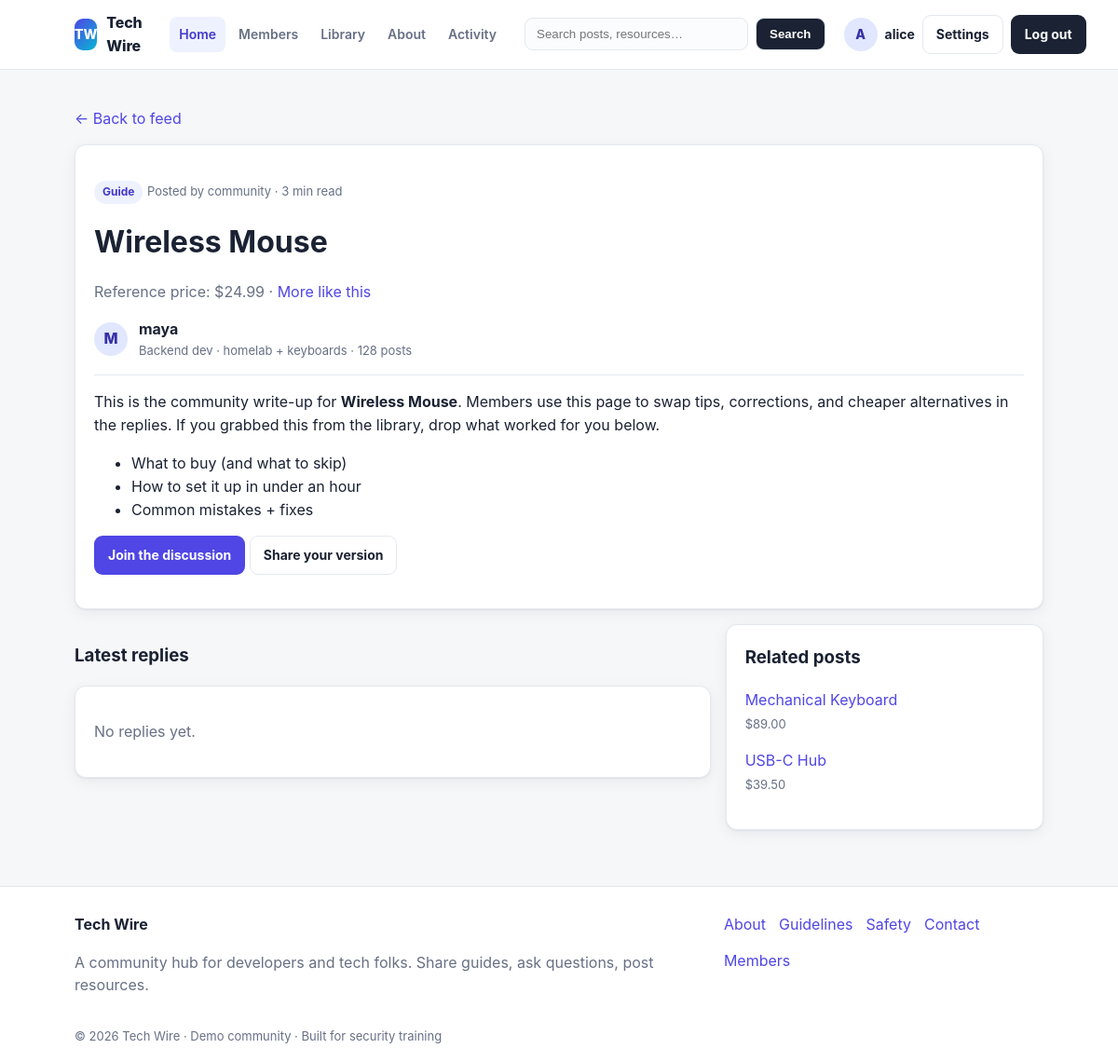
The page /post.php (signed in) on the database as committed earlier.
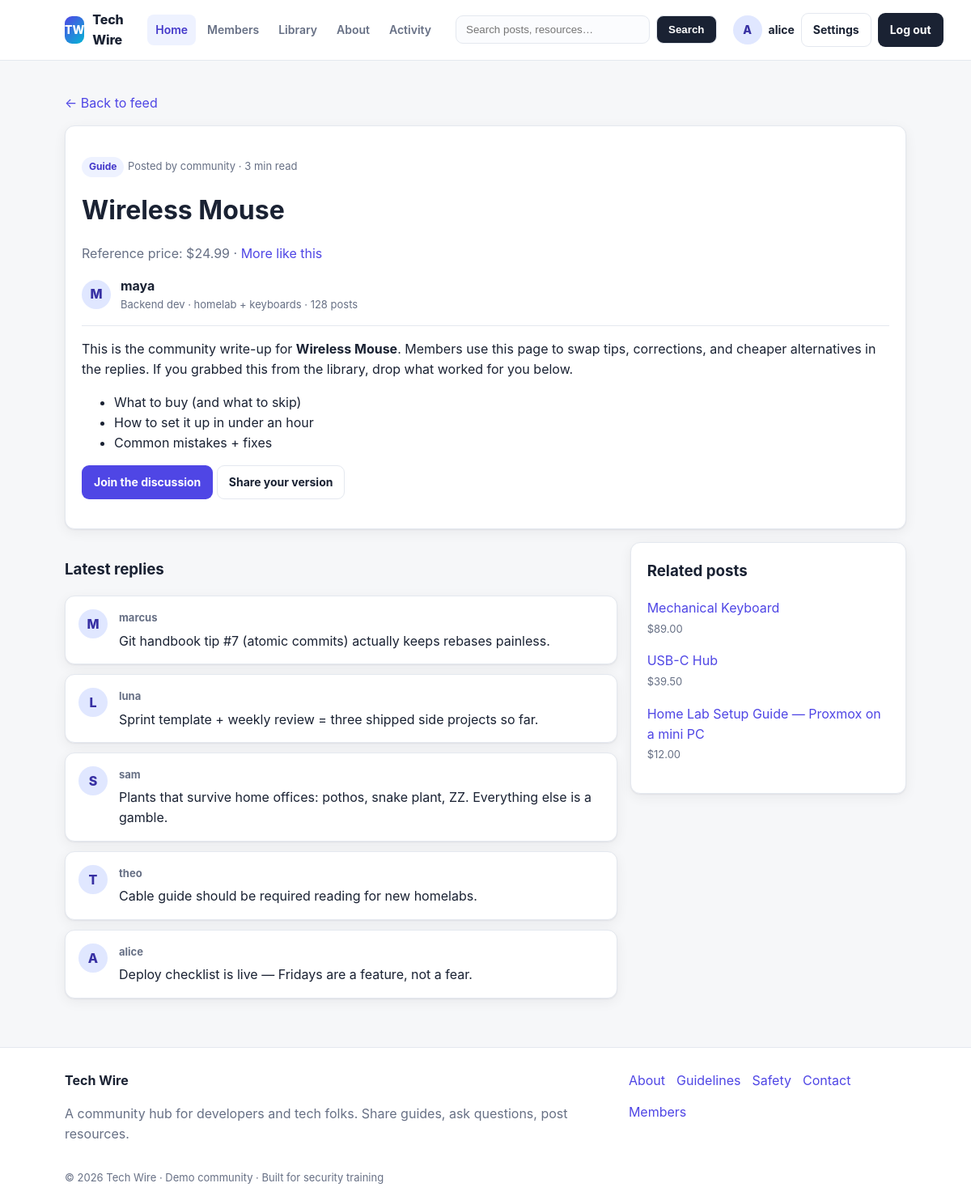
The same page on the database as committed later.
### tables this page shows
CREATE TABLE IF NOT EXISTS products (
  id INT AUTO_INCREMENT PRIMARY KEY,
  name VARCHAR(128) NOT NULL,
  price DECIMAL(10,2) NOT NULL
);

CREATE TABLE IF NOT EXISTS comments (
  id INT AUTO_INCREMENT PRIMARY KEY,
  user VARCHAR(64) NOT NULL,
  comment TEXT NULL,
  created_at TIMESTAMP DEFAULT CURRENT_TIMESTAMP
);

### post.php (the view, shortened to what this page needs)
<?php
require_once 'includes/layout.php';
$id = isset($_GET['id']) ? (string) $_GET['id'] : '1';
$query = "SELECT * FROM products WHERE id = $id";
$result = mysql_query($query);
$post = $result ? mysql_fetch_assoc($result) : null;
$related = array();
$rres = mysql_query("SELECT * FROM products LIMIT 4");
if ($rres) {
    while ($r = mysql_fetch_assoc($rres)) {
        if ($post && isset($post['id']) && $r['id'] == $post['id']) { continue; }
        $related[] = $r;
        if (count($related) >= 3) { break; }
    }
}
$replies = array();
$cres = mysql_query("SELECT * FROM comments ORDER BY id DESC LIMIT 5");
if ($cres) {
    while ($c = mysql_fetch_assoc($cres)) { $replies[] = $c; }
}
?>
<p><a href="index.php">← Back to feed</a></p>
<?php if ($post): ?>
<div class="card">
  <p><span class="pill">Guide</span> <span class="muted small">Posted by community · 3 min read</span></p>
  <h1 style="margin:6px 0"><?php echo $post['name']; ?></h1>
  <p class="muted">Reference price: $<?php echo $post['price']; ?> · <a href="search.php?q=<?php echo urlencode((string) $post['name']); ?>">More like this</a></p>
  <div class="member-top" style="margin-top:12px">
    <span class="avatar">M</span>
    <div><strong>maya</strong><div class="muted small">Backend dev · homelab + keyboards · 128 posts</div></div>
  </div>
  <hr style="border:0;border-top:1px solid var(--line);margin:16px 0">
  <p>This is the community write-up for <strong><?php echo $post['name']; ?></strong>. Members use this page to swap tips, corrections, and cheaper alternatives in the replies. If you grabbed this from the library, drop what worked for you below.</p>
  <ul>
    <li>What to buy (and what to skip)</li>
    <li>How to set it up in under an hour</li>
    <li>Common mistakes + fixes</li>
  </ul>
  <p><a class="btn btn-primary" href="profile.php">Join the discussion</a> <a class="btn btn-ghost" href="upload.php">Share your version</a></p>
</div>
<div class="grid grid-2" style="margin-top:16px">
  <section>
    <h3>Latest replies</h3>
    <div class="post-list">
      <?php foreach ($replies as $c): ?>
      <article class="post-row">
        <span class="avatar"><?php echo htmlspecialchars(strtoupper(substr((string) $c['user'], 0, 1)), ENT_QUOTES); ?></span>
        <div class="post-main">
          <div class="post-meta"><strong><?php echo htmlspecialchars($c['user'], ENT_QUOTES); ?></strong></div>
          <p style="margin:6px 0 0"><?php echo htmlspecialchars($c['comment'], ENT_QUOTES); ?></p>
        </div>
      </article>
      <?php endforeach; ?>
      <?php if (empty($replies)): ?>
        <div class="card"><p class="muted">No replies yet.</p></div>
      <?php endif; ?>
    </div>
  </section>
  <aside>
    <div class="card">
      <h3 style="margin-top:0">Related posts</h3>
      <?php foreach ($related as $rel): ?>
        <p><a href="post.php?id=<?php echo (int) $rel['id']; ?>"><?php echo $rel['name']; ?></a><br><span class="muted small">$<?php echo $rel['price']; ?></span></p>
      <?php endforeach; ?>
    </div>
  </aside>
</div>
<?php else: ?>
<div class="card"><h1>Post not found</h1><p class="muted">Try the <a href="index.php">feed</a> or <a href="search.php?q=">search</a>.</p></div>
<?php endif; ?>

Rows that differ between the two databases and show on the page:
added comments: user "M", user "marcus", comment "Git handbook tip #7 (atomic commits) actually keeps rebases painless."
added comments: user "L", user "luna", comment "Sprint template + weekly review = three shipped side projects so far."
added comments: user "S", user "sam", comment "Plants that survive home offices: pothos, snake plant, ZZ. Everything else is a gamble."
added comments: user "T", user "theo", comment "Cable guide should be required reading for new homelabs."
added comments: user "A", user "alice", comment "Deploy checklist is live — Fridays are a feature, not a fear."
added products: name "Home Lab Setup Guide — Proxmox on a mini PC", price "12.00"
Other text that changed with them:
text no longer shown: "No replies yet."
